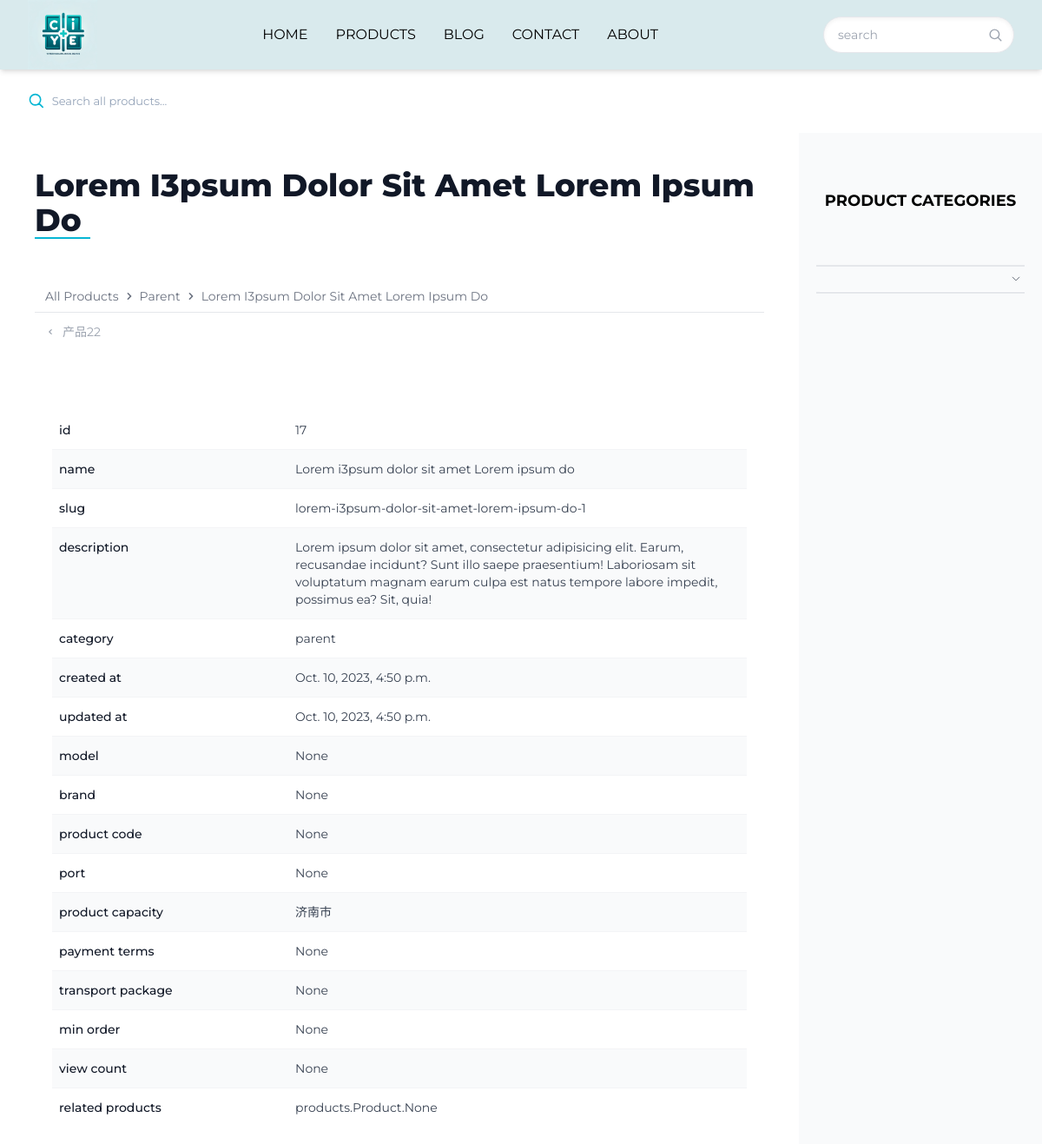
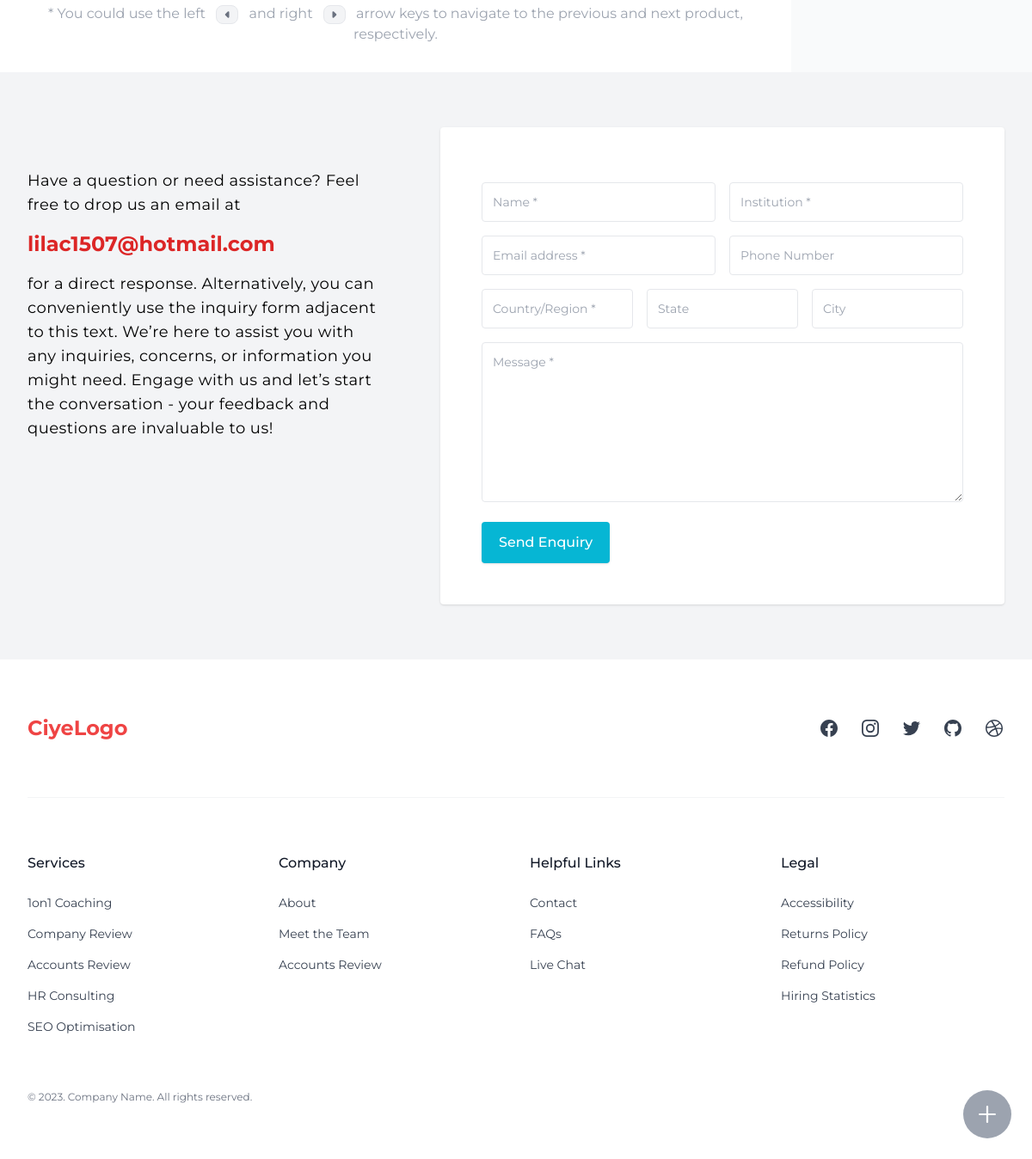
/products/detail/all-products/parent/lorem-i3psum-dolor-sit-amet-lorem-ipsum-do-1/, run on the app's committed database (2 pictures, top to bottom).
### products/models.py (models this page shows, shortened)
class Product(models.Model):
    name = models.CharField(max_length=100,db_index=True)
    slug = models.SlugField(max_length=100,blank=True,null=True,unique=True,db_index=True)
    description = models.TextField(blank=True, null=True,db_index=True)
    custom_order = models.IntegerField(default=0)
    category = models.ForeignKey(
        Category, on_delete=models.CASCADE, related_name='products', blank=True, null=True)
    is_active = models.BooleanField(default=True)
    is_featured = models.BooleanField(default=False)
    created_at = models.DateTimeField(auto_now_add=True)
    updated_at = models.DateTimeField(auto_now=True)
    page_title = models.CharField(max_length=100, null=True, blank=True)
    page_keywords = models.CharField(max_length=100, null=True, blank=True)
    page_description = models.TextField(null=True, blank=True)
    model = models.CharField(max_length=100, null=True, blank=True)
    brand = models.CharField(max_length=100, null=True, blank=True)
    product_code = models.CharField(max_length=100, null=True, blank=True)
    port = models.CharField(max_length=100, null=True, blank=True)
    product_capacity = models.CharField(max_length=100, null=True, blank=True)
    payment_terms = models.CharField(max_length=100, null=True, blank=True)
    transport_package = models.CharField(max_length=100, null=True, blank=True)
    min_order = models.CharField(max_length=100, null=True, blank=True)
    related_products = models.ManyToManyField('self',blank=True)
    tags = TaggableManager(blank=True)
    view_count = models.OneToOneField(ViewCount,on_delete=models.CASCADE,null=True,blank=True)
    objects = CommonManager()
    class Meta:
        ordering = ['-is_active','-is_featured','custom_order','-name']
    def get_absolute_url(self):
        category_path = '/'.join([cat.slug for cat in self.category.get_ancestors(include_self=True)])
        return reverse('product-detail', args=[category_path, self.slug])

class Category(MPTTModel):
    name = models.CharField(max_length=50, unique=True)
    slug = models.SlugField(max_length=100, unique=True,null=True,blank=True)
    description = models.CharField(max_length=200, blank=True, null=True)
    parent = TreeForeignKey('self', on_delete=models.CASCADE,
                            null=True, blank=True, related_name='children')
    custom_order = models.IntegerField(default=0)
    created_at = models.DateTimeField(auto_now_add=True)
    updated_at = models.DateTimeField(auto_now=True)
    class MPTTMeta:
        order_insertion_by = ['-custom_order', 'name']
    def __str__(self) -> str:
        return self.name
    class Meta:
        verbose_name_plural = 'Categories'
    def get_absolute_url(self):
        url_list = [self.slug]
        parent = self.parent
        while parent:
            url_list.insert(0, parent.slug)
            parent = parent.parent
        category_path = '/'.join(url_list)
        return reverse('category-products', args=[category_path])

### pages/models.py (models this page shows, shortened)
class ContactInformation(BaseModel):
    name = models.CharField(max_length=50,null=True,blank=True,unique=True)
    info = models.CharField(max_length=100,null=True,blank=True)
    image = models.ImageField(upload_to='contact_information/images',null=True,blank=True)
    link_template = models.CharField(max_length=200, help_text="Use {{contact_info}} to insert contact info",null=True,blank=True)
    link = models.CharField(max_length=200,null=True,blank=True,editable=False)

### products/views.py (the view)
# urls.py: path('detail/<path:category_path>/<slug:slug>/',views.ProductDetail.as_view(),name='product-detail'),
class ProductDetail(DetailView):
    template_name = 'products/product.html'
    model = Product
    context_object_name = 'product'
    extra_context = {
        'partial_template_path': "products/partial/main-detail.html"
    }
    def get_context_data(self, **kwargs) -> dict[str, Any]:
        context = super().get_context_data(**kwargs)
        product = context['object']
        images = product.images.all()
        attribute_names = [field.name for field in Product._meta.get_fields()]
        filtered_attribute_names = [attr for attr in attribute_names if not (attr.startswith(
            "page") or attr.startswith('is') or attr in ['images', 'custom_order'])]
        product_data = {attr.replace("_", " "): getattr(
            product, attr) for attr in filtered_attribute_names}
        context['product_data'] = product_data
        context['images'] = images
        previous_object = Product.objects.filter(category=self.object.category).filter(id__lt=self.object.id).order_by('-id').first()
        next_object = Product.objects.filter(category=self.object.category).filter(id__gt=self.object.id).order_by('id').first()
        context['previous_object'] = previous_object
        context['next_object'] = next_object
        category = self.object.category
        breadcrumbs = []
        for ancestor in category.get_ancestors(include_self=True):
            breadcrumbs.append({'name': ancestor.name, 'url': ancestor.get_absolute_url()})
        breadcrumbs.append({'name': self.object.name, 'url': self.object.get_absolute_url()})
        context['breadcrumbs'] = breadcrumbs  # 添加到上下文中
        context['main_title'] = product.name
        return context
    def render_to_response(self, context, **response_kwargs):
        if self.request.headers.get('HX-Request') == 'true':
            if self.request.headers.get('source') == 'navBar':
                html = render_block_to_string('products/product.html','content',{**context,**global_context(self.request)})
                return HttpResponse(html)
            return render(self.request, 'products/partial/main-detail.html', context)
        else:
            return super().render_to_response(context, **response_kwargs)

### form_handlers/forms.py
class InquiryForm(forms.ModelForm):
    class Meta:
        model = Inquiry
        exclude = ['source_webpage', 'source_ip', 'country_from_ip']

### abstractapp/custom_context_processors.py (called while the page is built)
def categories(request):
    product_categories = ProductCategory.objects.all()
    product_root_categories = ProductCategory.objects.filter(Q(level=1)|Q(level=1))
    blog_categories = BlogCategory.objects.all()
    blog_root_categories = BlogCategory.objects.filter(level=1)
    return {
        'product_categories': product_categories,
        'product_root_categories': product_root_categories,
        'blog_categories':blog_categories,
        'blog_root_categories':blog_root_categories,
    }

def inquiry_form(request):
    return {
        'inquiry_form':InquiryForm(),
    }

def contact(request):
    contacts = ContactInformation.objects.all().order_by('custom_order')
    contact_dict = {contact.name: contact for contact in contacts}
    return {'contact': contact_dict}

def social(request):
    return {}

def global_context(request):
    return {
        **categories(request),
        **inquiry_form(request),
        **contact(request),
        **social(request),
    }

### blog/models.py (called while the page is built)
    def get_absolute_url(self):
        url_list = [self.slug]
        parent = self.parent
        while parent:
            url_list.insert(0, parent.slug)
            parent = parent.parent
        category_path = '/'.join(url_list)
        return reverse('blog-list', args=[category_path])

### products/templates/products/product.html (shortened to what this page needs)
{% extends "base.html" %}
{% block content %}
  {% include 'search/partial/searchbar-product.html' %}
  <main class="flex flex-col lg:grid grid-cols-1 bg-white  lg:grid-cols-[1fr_280px] ">
    <section id="main-content">
      {% include partial_template_path %}
    </section>
    {% with categories=product_categories category='product' %}
      {% include "partial/sidebar.html" %}
    {% endwith %}
  </main>
  {% include "form_handlers/inquiry.html" %}
{% endblock content %}

### products/templates/products/partial/main-detail.html (shortened to what this page needs)
<div class="custom-container">
  <div>
    {% include "snippet/page-title.html" %}
    {% include "snippet/breadcrumbs.html" %}
  </div>
  {% with next_name=next_object.name previous_name=previous_object.name %}
    {% include "snippet/pagination-prev-next.html" %}
  {% endwith %}
  <div class="bg-white rounded ">
    <div class="w-full py-12 mt-10 sm:p-5">
      <div class="flow-root">
        <dl class="-my-3 text-sm divide-y divide-gray-100">
          {% for attribute, value in product_data.items %}
            <div class="grid grid-cols-1 gap-1 py-3 even:bg-gray-50 sm:grid-cols-3 sm:gap-4">
              <dt class="px-2 font-medium text-gray-900">
                {{ attribute }}
              </dt>
              <dd class="px-2 text-gray-700 sm:col-span-2">
                {{ value }}
              </dd>
            </div>
          {% endfor %}
        </dl>
      </div>
    </div>
  </div>
  <div class="py-4 mb-4 text-center text-gray-400">
    * You could use the left <kbd class="inline-flex items-center px-2 mx-2 py-1.5 text-gray-500 bg-gray-100 border border-gray-200 rounded-lg dark:bg-gray-600 dark:text-gray-100 dark:border-gray-500">
    <svg class="w-2 h-2"
         aria-hidden="true"
         xmlns="http://www.w3.org/2000/svg"
         fill="currentColor"
         viewBox="0 0 10 16">
      <path d="M8.766.566A2 2 0 0 0 6.586 1L1 6.586a2 2 0 0 0 0 2.828L6.586 15A2 2 0 0 0 10 13.586V2.414A2 2 0 0 0 8.766.566Z" />
    </svg>
  </kbd>
  <span> and right  </span>
  <kbd class="inline-flex items-center px-2 py-1.5 text-gray-500 mx-2 bg-gray-100 border border-gray-200 rounded-lg dark:bg-gray-600 dark:text-gray-100 dark:border-gray-500">
    <svg class="w-2 h-2"
         aria-hidden="true"
         xmlns="http://www.w3.org/2000/svg"
         fill="currentColor"
         viewBox="0 0 10 16">
      <path d="M3.414 1A2 2 0 0 0 0 2.414v11.172A2 2 0 0 0 3.414 15L9 9.414a2 2 0 0 0 0-2.828L3.414 1Z" />
    </svg>
  </kbd> arrow keys to navigate to the previous and next product, respectively.
</div>
</div>

### templates/snippet/page-title.html
<header class="prose max-w-none">
  <h1 class="mt-10 capitalize ">
    {{ main_title }}
  </h1>
  <div class="-mt-8 custom-bar">
  </div>
</header>

### templates/snippet/breadcrumbs.html
<nav aria-label="Breadcrumb"
     class="flex items-center justify-center gap-1 mb-3 ">
  <ol class="flex flex-wrap items-center w-full gap-1 px-3 py-2 text-sm text-gray-500 border-b border-gray-200 ">
    {% for crumb in breadcrumbs %}
      {% if not forloop.last %}
        <li>
          <a href="{{ crumb.url }}"
             hx-get="{{ crumb.url }}"
             hx-push-url="true"
             hx-target="#main-content"
             hx-boost="true"
             hx-indicator="#progress-bar"
             class="block capitalize transition hover:text-cyan-500"> {{ crumb.name }} </a>
        </li>
        <li>
          <svg xmlns="http://www.w3.org/2000/svg"
               class="w-4 h-4"
               viewBox="0 0 20 20"
               stroke-width="0.01px"
               fill="currentColor">
            <path stroke="currentColor" fill-rule="evenodd" d="M7.293 14.707a1 1 0 010-1.414L10.586 10 7.293 6.707a1 1 0 011.414-1.414l4 4a1 1 0 010 1.414l-4 4a1 1 0 01-1.414 0z" clip-rule="evenodd" />
          </svg>
        </li>
      {% else %}
        <li>
          <a class="block capitalize transition hover:text-cyan-500">{{ crumb.name }}  </a>
        </li>
      {% endif %}
    {% endfor %}
  </ol>
</nav>

### templates/snippet/pagination-prev-next.html (shortened to what this page needs)
<ol class="flex items-center justify-between gap-2 px-2 mb-8 text-sm"
    x-data>
  <li>
    {% if previous_object %}
      <a href="{{ previous_object.get_absolute_url }}"
         hx-get="{{ previous_object.get_absolute_url }}"
         hx-target="#main-content"
         hx-push-url="true"
         hx-boost="true"
         x-ref="previousLink"
         hx-indicator="#progress-bar"
         data-scroll-to-top="true"
         @keydown.window="$event.keyCode === 37 ? $refs.previousLink.click() : null"
         class="inline-flex items-center justify-center text-gray-400 bg-white border-gray-200 rounded ps-1 pe-3 rtl:rotate-180">
        <svg xmlns="http://www.w3.org/2000/svg"
             class="w-3 h-3 shrink-0"
             viewBox="0 0 20 20"
             fill="currentColor">
          <path fill-rule="evenodd" d="M12.707 5.293a1 1 0 010 1.414L9.414 10l3.293 3.293a1 1 0 01-1.414 1.414l-4-4a1 1 0 010-1.414l4-4a1 1 0 011.414 0z" clip-rule="evenodd" />
        </svg>
        <span class="capitalize ms-2">{{ previous_name }}</span>
      </a>
    {% endif %}
  </li>
</ol>

### form_handlers/templates/form_handlers/inquiry.html (shortened to what this page needs)
<section class="bg-gray-100">
  <div class="px-4 py-16 custom-container sm:px-6 lg:px-8">
    <div class="grid grid-cols-1 gap-x-16 gap-y-8 lg:grid-cols-5">
      <div class="lg:col-span-2 lg:py-12">
        <p class="text-lg tracking-wide ">
          Have a question or need assistance? Feel free to drop us an email at
        </p>
        <div class="my-4">
          <a href="mailto:{{ contact.email.info }}"
             class="text-2xl font-bold text-red-600">
            {{ contact.email.info }}
          </a>
        </div>
        <p class="text-lg tracking-wide ">
          for a direct response. Alternatively, you can conveniently use the inquiry form adjacent to this text. We’re here to assist you with any inquiries, concerns, or information you might need. Engage with us and let’s start the conversation - your feedback and questions are invaluable to us!
        </p>
      </div>
      <div class="p-8 bg-white rounded shadow lg:col-span-3 lg:p-12">
        <form hx-post="{% url 'inquiry_create' %}"
              hx-on::after-request="this.reset()"
              hx-indicator="#submitting"
              hx-swap="outerHTML"
              class="space-y-4"
              hx-target="#submitted">
          {% load widget_tweaks %}
          <div class="grid grid-cols-1 gap-4 sm:grid-cols-2">
            <div>
              {% render_field inquiry_form.name class="w-full p-3 text-sm border-gray-200 rounded" placeholder="Name *" %}
            </div>
            <div>
              {% render_field inquiry_form.institution class="w-full p-3 text-sm border-gray-200 rounded" placeholder="Institution *" %}
            </div>
          </div>
          <div class="grid grid-cols-1 gap-4 sm:grid-cols-2">
            <div>
              {% render_field inquiry_form.email class="w-full p-3 text-sm border-gray-200 rounded" placeholder="Email address *"  id="email" %}
            </div>
            <div>
              {% render_field inquiry_form.phone class="w-full p-3 text-sm border-gray-200 rounded" placeholder="Phone Number" id="phone" %}
            </div>
          </div>
          <div class="grid grid-cols-1 gap-4 text-center sm:grid-cols-3">
            <div>
              {% render_field inquiry_form.country_region class="w-full p-3 text-sm border-gray-200 rounded" placeholder="Country/Region *" %}
            </div>
            <div>
              {% render_field inquiry_form.state class="w-full p-3 text-sm border-gray-200 rounded" placeholder="State" %}
            </div>
            <div>
              {% render_field inquiry_form.city class="w-full p-3 text-sm border-gray-200 rounded" placeholder="City" %}
            </div>
          </div>
          <div>
            {% render_field inquiry_form.message class="w-full p-3 text-sm border-gray-200 rounded" placeholder="Message *" rows="8" id="message" %}
          </div>
          <div class="flex flex-col flex-wrap items-center justify-between mt-4 sm:flex-row">
            <button type="submit"
                    class="relative w-full px-5 py-3 font-medium text-white rounded shadow  hover:underline hover:underline-offset-4 bg-cyan-500 sm:w-auto">
              Send Enquiry
            </button>
          </div>
        </form>
      </div>
    </div>
  </div>
</section>

### data on the page
Product: name "Lorem I3psum Dolor Sit Amet Lorem Ipsum Do", name "Lorem I3psum Dolor Sit Amet Lorem Ipsum Do", product_data "Lorem i3psum dolor sit amet Lorem ipsum do" "lorem-i3psum-dolor-sit-amet-lorem-ipsum-do-1" "Lorem ipsum dolor sit amet, consectetur adipisicing elit. Earum, recusandae incidunt? Sunt illo saepe praesentium! Laboriosam sit voluptatum magnam earum culpa est natus tempore labore impedit, possimus ea? Sit, quia!" "Oct. 10, 2023, 4:50 p.m." "Oct. 10, 2023, 4:50 p.m." "济南市"
Category: name "All Products"
Category: name "Parent", attribute "category", name "parent"
Product: name "产品22"
ContactInformation: email.info "lilac1507@hotmail.com"

### other printed values
{{ attribute }} "id" "name" "slug" "description" "created at" "updated at" "model" "brand" "product code" "port" "product capacity" "payment terms" "transport package" "min order" "view count" "related products"
{{ value }} "17" "None" "None" "None" "None" "None" "None" "None" "None" "products.Product.None"
{{ category }} "PRODUCT"
